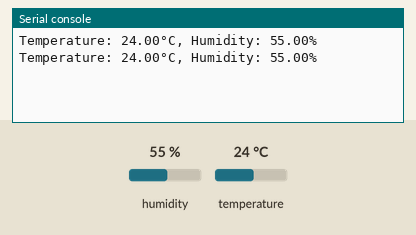
Recording of a program running on a simulated Raspberry Pi Pico running MicroPython. Shown: the last lines printed to the serial console. The test bench sets the inputs (shaded band); at power-on: humidity 55 %, temperature 24 °C.

Above: at 1.2 s.
1.3 s: humidity set to 22 %
At 2.6 s:
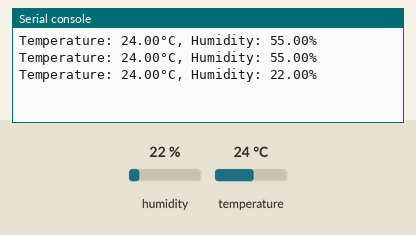
2.8 s: temperature set to 12 °C
At 3.9 s:
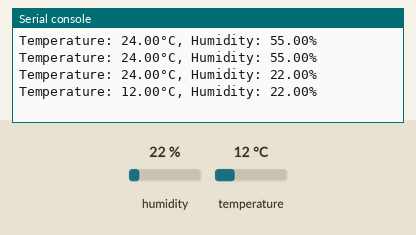
4.3 s: humidity set to 40 %
At 6.0 s:
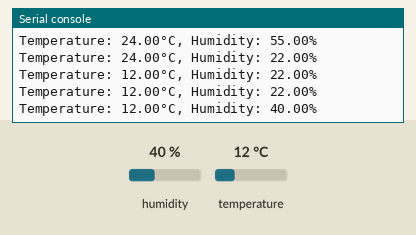
Timing chart, 0 to 7.5 s (numbered marks = the images above; inputs shaded):
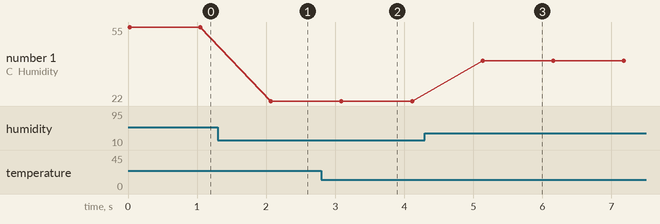

The program:

dht22.py
```python
"""
┏━━━━━━━━━━━━━━━━━━━━━━━━━━━━━━━━━━━━━━━━━━━━━━━━━━━━━━━━━━┓
┃ Raspberry Pi Pico DHT22 Sensor Reader (MicroPython)      ┃
┃                                                          ┃
┃ A program to read temperature and humidity data from a   ┃
┃ DHT22 sensor and display the values on the console.      ┃
┃                                                          ┃
┃ Copyright (c) 2023 Anderson Costa                        ┃
┃ GitHub: github.com/arcostasi                             ┃
┃ License: MIT                                             ┃
┗━━━━━━━━━━━━━━━━━━━━━━━━━━━━━━━━━━━━━━━━━━━━━━━━━━━━━━━━━━┛
"""

import machine
import utime
import dht

# Configure the sensor data pin
DATA_PIN = machine.Pin(28, machine.Pin.IN, machine.Pin.PULL_UP)

# Create an instance of the DHT22 sensor
sensor = dht.DHT22(DATA_PIN)

def read_and_display_data():
    # Function to read and display data from the DHT22 sensor
    try:
        sensor.measure()
        temp = sensor.temperature()
        humidity = sensor.humidity()
        print("Temperature: {:.2f}°C, Humidity: {:.2f}%".format(temp, humidity))
    except Exception as e:
        print("Error reading sensor data:", e)

# Main loop
while True:
    read_and_display_data()
    utime.sleep(1)  # Wait for 1 seconds before reading the data again
```

Measured:
- after the input at 1.3 s, the serial console: prints a new line after 0.77 s (image 1)
- after the input at 2.8 s, the serial console: prints a new line after 0.29 s (image 2)
- after the input at 4.3 s, the serial console: prints a new line after 0.84 s (image 3)
- plotted number 1: 55 → 22 after the input at 1.3 s, 22 → 40 after the input at 4.3 s
